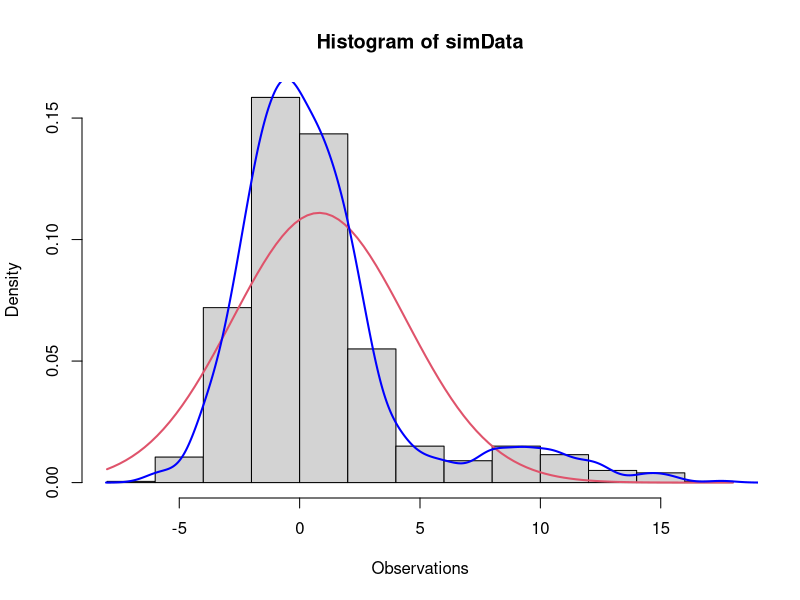

Here is the R script that generated this plot:
### Задача 2 ### 

p=runif(1000,0,1)>9/10;
simData=rnorm(1000,0+(10-0)*p,sqrt(4)+(sqrt(9)-sqrt(4))*p)

hist(simData,prob=TRUE,xlab = 'Observations')
curve(dnorm(x, mean=mean(simData), sd=sd(simData)), add=TRUE, col=2,lwd=2)
d=density(simData,bw="SJ")
lines(d,col='blue',lwd=2)

any(abs((simData-median(simData)))>3*mad(simData))  
